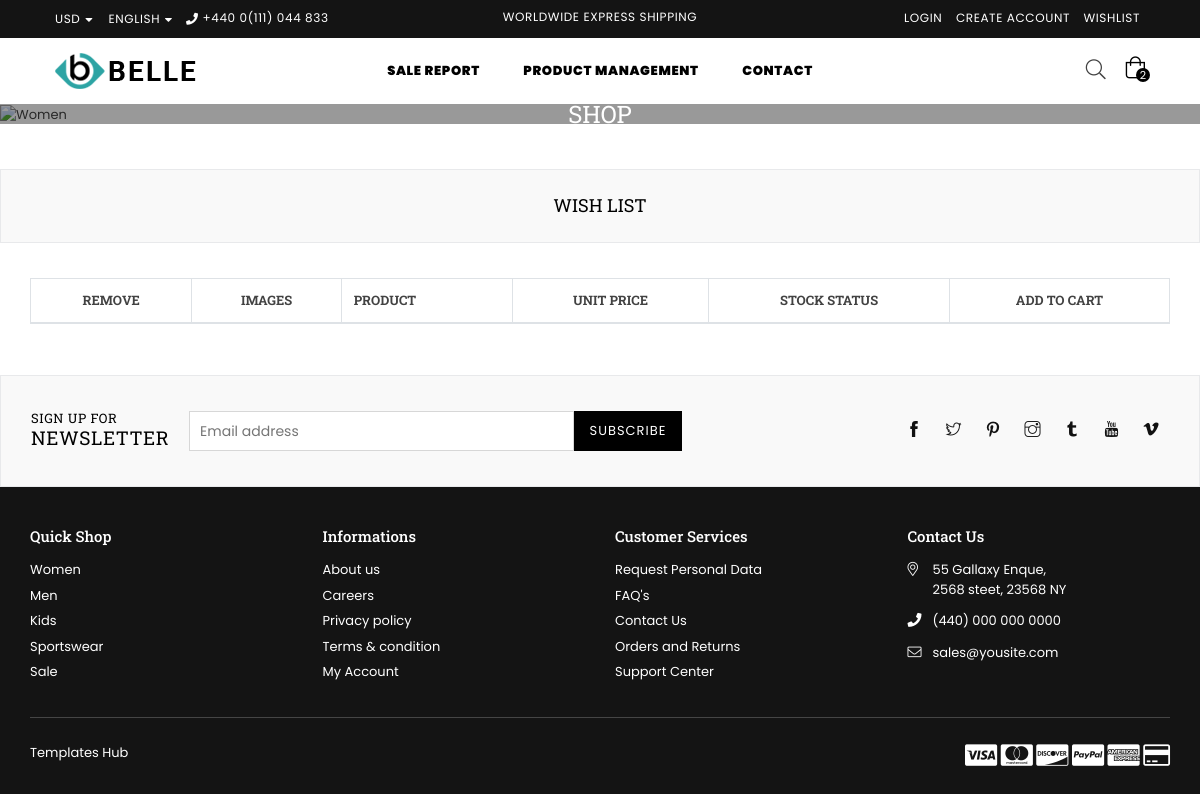
Before: /whitelistview/ (signed in) with the older database file.
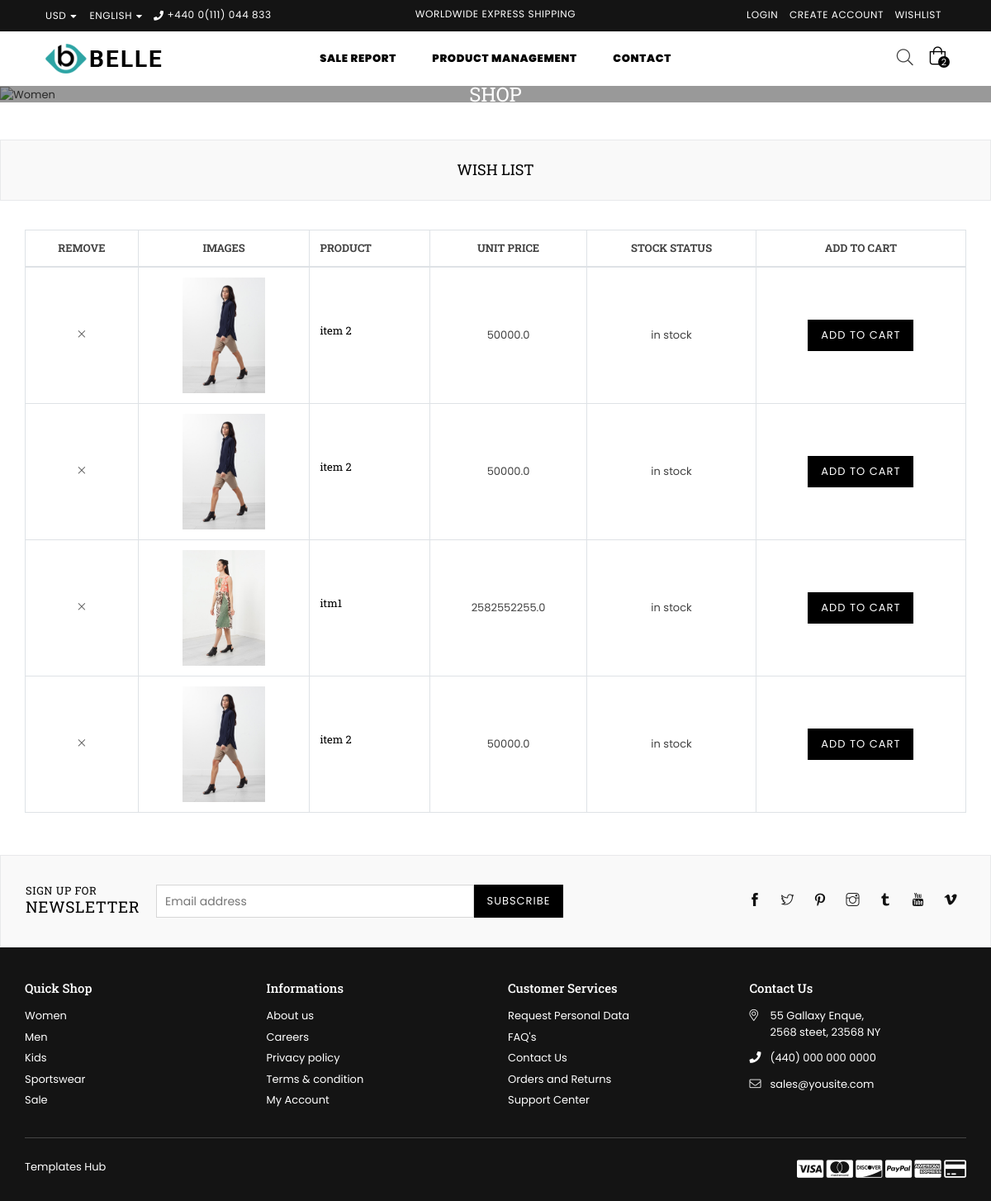
After: the same page with the newer database file.
### shop/models.py (models this page shows, shortened)
class Wishlist(models.Model):
    usr = models.ForeignKey(User, on_delete=models.CASCADE)
    item = models.ForeignKey(Items, on_delete=models.CASCADE)
    created_at = models.DateTimeField(auto_now_add=True)
    updated_at = models.DateTimeField(auto_now=True)

class Items(models.Model):
    item_name = models.CharField(max_length=225)
    category = models.ForeignKey(subCategory,on_delete=models.CASCADE)
    sell_price = models.FloatField(default=0.00)
    balance_qty = models.IntegerField(default=0)
    photo = models.ImageField(upload_to='', blank=True, null=True)
    photo2 = models.ImageField(upload_to='', blank=True, null=True)
    photo3 = models.ImageField(upload_to='', blank=True, null=True)
    photo4 = models.ImageField(upload_to='', blank=True, null=True)
    itm_description = models.CharField(max_length=225,blank=True, null=True)

### shop/views.py (the view)
# urls.py: path('whitelistview/', whitelistview, name='whitelistview'), #whitelistview
def whitelistview(request):
    white_list = Wishlist.objects.filter(usr = request.user)
    context = {'white_list':white_list}
    return render(request, 'wishlist.html', context)

### templates/wishlist.html
{% extends 'base.html' %}
{% load static %}
{% block content %}
    <div id="page-content">
    	<div class="page section-header text-center">
			<div class="page-title">
        		<div class="wrapper"><h1 class="page-width">Wish List</h1></div>
      		</div>
		</div>
        <div class="container">
        	<div class="row">
                <div class="col-12 col-sm-12 col-md-12 col-lg-12 main-col">
                	<form action="#">
                        <div class="wishlist-table table-content table-responsive">
                            <table class="table table-bordered">
                                <thead>
                                    <tr>
                                    	<th class="product-name text-center alt-font">Remove</th>
                                        <th class="product-price text-center alt-font">Images</th>
                                        <th class="product-name alt-font">Product</th>
                                        <th class="product-price text-center alt-font">Unit Price</th>
                                        <th class="stock-status text-center alt-font">Stock Status</th>
                                        <th class="product-subtotal text-center alt-font">Add to Cart</th>
                                    </tr>
                                </thead>
                                <tbody>
                                    {% for i in white_list %}
                                    <tr>
                                    	<td class="product-remove text-center" valign="middle"><a href="#"><i class="icon icon anm anm-times-l"></i></a></td>
                                        <td class="product-thumbnail text-center">
                                            <a href="#"><img src="{{i.item.photo.url}}" alt="" title="" /></a>
                                        </td>
                                        <td class="product-name"><h4 class="no-margin"><a href="#">{{i.item.item_name}}</a></h4></td>
                                        <td class="product-price text-center"><span class="amount">{{i.item.sell_price}}</span></td>
                                        <td class="stock text-center">
                                            <span class="in-stock">in stock</span>
                                        </td>
                                        <td class="product-subtotal text-center"><button type="button" class="btn btn-small">Add To Cart</button></td>
                                    </tr>
                                    {% endfor %}
                                </tbody>
                            </table>
                        </div>
                    </form>
               	</div>
            </div>
        </div>
    </div>
{% endblock content %}

Changed rows visible on the page:
added Wishlist: item.photo (picture), item.item_name "item 2", item.sell_price "50000.0"
added Wishlist: item.photo (picture), item.item_name "item 2", item.sell_price "50000.0"
added Wishlist: item.photo (picture), item.item_name "itm1", item.sell_price "2582552255.0"
added Wishlist: item.photo (picture), item.item_name "item 2", item.sell_price "50000.0"
